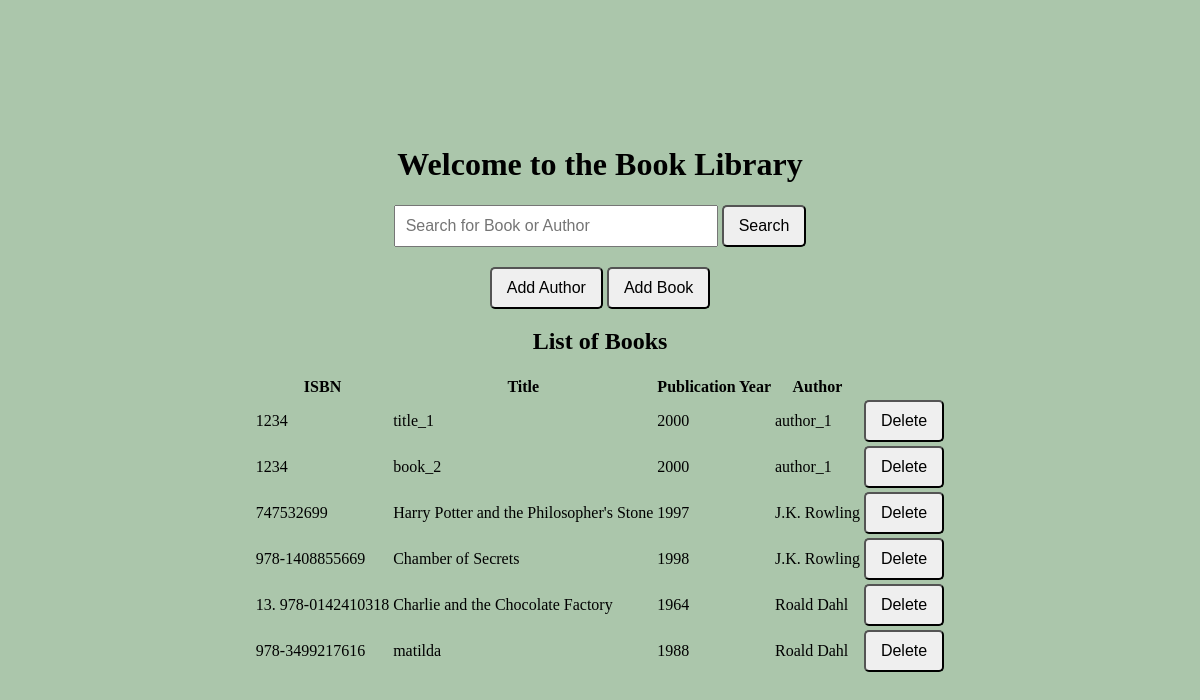
The app's page /, older data.
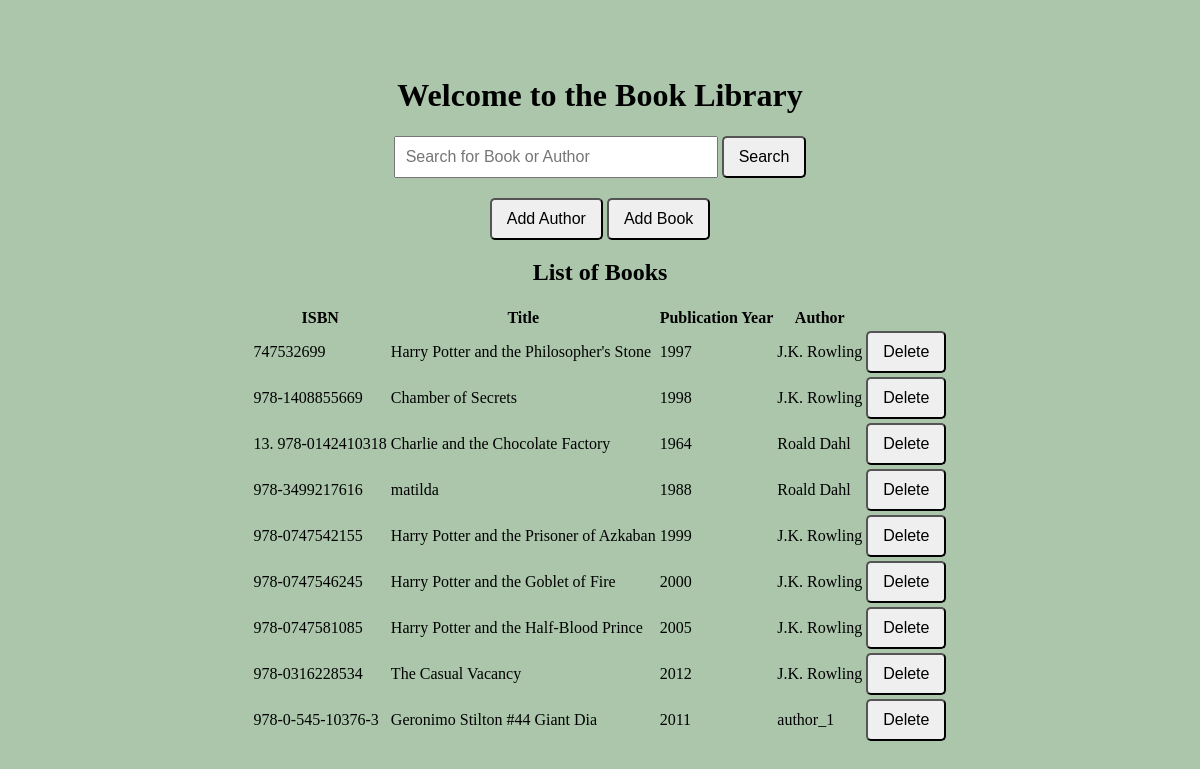
The same page, newer data.
### data_models.py (models this page shows, shortened)
class Book(db.Model):
    __tablename__ = 'books'
    id = db.Column(db.Integer, primary_key=True, autoincrement=True)
    isbn = db.Column(db.String(20), nullable = False)
    title = db.Column(db.String(100), nullable = False)
    publication_year = db.Column(db.Date, nullable = False)
    author_id = db.Column(db.Integer, db.ForeignKey('authors.id'))

class Author(db.Model):
    __tablename__ = 'authors'
    id = db.Column(db.Integer, primary_key=True, autoincrement=True)
    name = db.Column(db.String(100), nullable=False)
    birth_date = db.Column(db.Date, nullable=False)
    date_of_death = db.Column(db.Date, nullable=True)
    books = db.relationship('Book', backref='author')

### app.py (the view)
@app.route('/')
def home():
    books = Book.query.all()
    authors =Author.query.all()
    return render_template('home.html', books=books, authors=authors)

### templates/home.html (shortened to what this page needs)
<!DOCTYPE html>
<html lang="en">
  <head>
      <link rel="stylesheet" href="{{ url_for('static', filename='styles.css') }}">
  </head>
  <body>
      <h1>Welcome to the Book Library</h1>
      <div class="search-container">
        <form action="/search" method="GET">
            <input type="text" name="query" placeholder="Search for Book or Author">
            <button type="submit">Search</button>
        </form>
      </div>
      <div>
          <button onclick="window.location.href='{{ url_for('add_author') }}'">Add Author</button>
          <button onclick="window.location.href='{{ url_for('add_book') }}'">Add Book</button>
      </div>
      <h2>List of Books</h2>
      {% if books %}
          <table>
              <thead>
                  <tr>
                      <th>ISBN</th>
                      <th>Title</th>
                      <th>Publication Year</th>
                      <th>Author</th>
                  </tr>
              </thead>
              <tbody>
                  {% for book in books %}
                      <tr>
                          <td>{{ book.isbn }}</td>
                          <td>{{ book.title }}</td>
                          <td>{{ book.publication_year.year }}</td>
                          <td>{{ book.author.name if book.author else 'Unknown' }}</td>
                          <td><form action="{{ url_for('delete_book', book_id=book.id) }}" method="POST" style="display:inline;">
            <button type="submit" onclick="return confirm('Are you sure you want to delete this book?')">Delete</button>
          </form></td>
                      </tr>
                  {% endfor %}
              </tbody>
          </table>
      {% else %}
          <p>No books available in the library.</p>
      {% endif %}
  </body>
</html>

### static/styles.css (style rules this page uses)
body { display: flex; flex-direction: column; justify-content: center; align-items: center; height: 100vh; margin: 0; background-color: #abc6ab; }
.search-container { margin-bottom: 20px; }
input[type="text"] { width: 300px; padding: 10px; font-size: 16px; }
button { padding: 10px 15px; font-size: 16px; cursor: pointer; border-radius: 5px; }

Row changes from the older to the newer data that the page shows:
removed Book: isbn "1234", title "title_1", publication_year.year "2000", author "author_1"
removed Book: isbn "1234", title "book_2", publication_year.year "2000", author "author_1"
added Book: isbn "978-0747542155", title "Harry Potter and the Prisoner of Azkaban", publication_year.year "1999", author "J.K. Rowling"
added Book: isbn "978-0747546245", title "Harry Potter and the Goblet of Fire", publication_year.year "2000", author "J.K. Rowling"
added Book: isbn "978-0747581085", title "Harry Potter and the Half-Blood Prince", publication_year.year "2005", author "J.K. Rowling"
added Book: isbn "978-0316228534", title "The Casual Vacancy", publication_year.year "2012", author "J.K. Rowling"
added Book: isbn "978-0-545-10376-3", title "Geronimo Stilton #44 Giant Dia", publication_year.year "2011", author "author_1"
